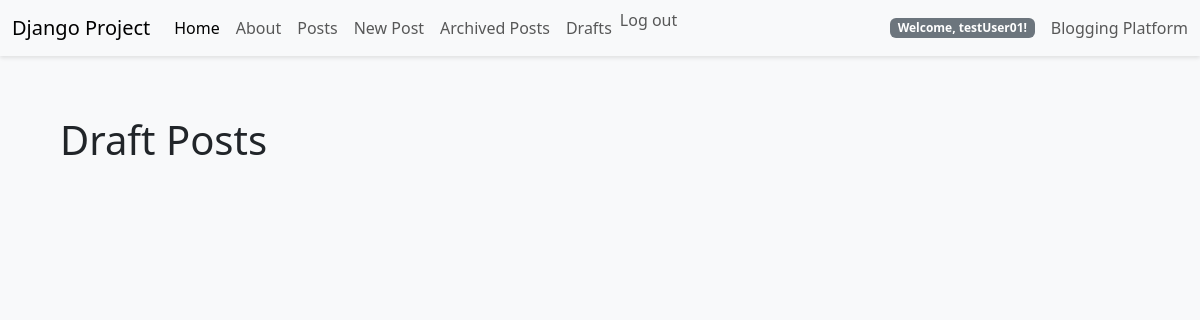
/posts/drafts/ (signed in), run on an earlier commit of the app's database.
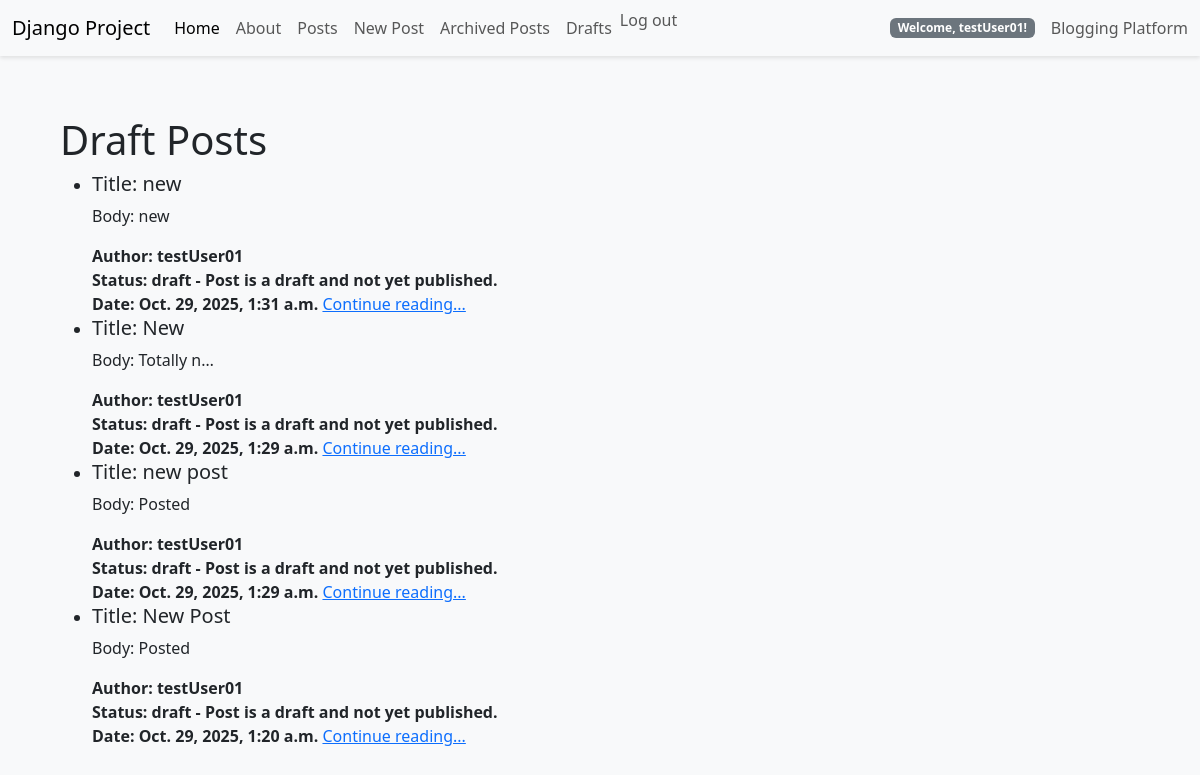
And on a later commit of the database.
### posts/models.py (models this page shows, shortened)
class Post(models.Model):
    title = models.CharField(max_length=128)
    subtitle = models.CharField(max_length=256)
    body = models.TextField()
    created_on = models.DateTimeField(auto_now_add=True)
    author = models.ForeignKey(get_user_model(), on_delete=models.CASCADE)
    status = models.ForeignKey(Status, on_delete=models.CASCADE)

class Status(models.Model):
    name = models.CharField(max_length=128, unique=True)
    description = models.CharField(max_length=256, help_text='Write a description for the status')
    def __str__(self):
        return f'{self.name} - {self.description}'

### posts/views.py (the view)
# urls.py: path('drafts/', DraftPostListView.as_view(), name='post_drafts'),
class DraftPostListView(LoginRequiredMixin, ListView):
    model = Post
    template_name = 'posts/drafts.html'
    context_object_name = 'draft_posts'
    def get_context_data(self, **kwargs):
        context = super().get_context_data(**kwargs)
        draft_status = Status.objects.get(name='draft') # Get the 'draft' status object
        context['draft_posts'] = Post.objects.filter(status=draft_status).filter(author=self.request.user).order_by("created_on").reverse()
        return context

### templates/posts/drafts.html (shortened to what this page needs)
{% extends 'base.html' %}
{% block content %}
<h1>Draft Posts</h1>
<ul>
    {% for post in draft_posts %}
    <li>
        <div>
            <h5>Title: {{ post.title }}</h5>
            <p>Body: {{ post.body|truncatechars:10 }}</p>
            <span><strong>Author: {{ post.author }}</strong></span>
            <br>
            <span><strong>Status: {{ post.status }}</strong></span>
            <br>
            <span><strong>Date: {{ post.created_on }}</strong></span>
            <a href="{% url 'post_detail' post.id %}">Continue reading...</a>
        </div>
    </li>
    {% endfor %}
</ul>
{% endblock content %}

### templates/base.html (shortened to what this page needs)
{% load static %}
<!DOCTYPE html>
<html lang="en">
<head>
    <link href="https://cdn.jsdelivr.net/npm/bootstrap@5.3.8/dist/css/bootstrap.min.css" rel="stylesheet">
    <link rel="stylesheet" href="{% static 'css/base.css' %}">
</head>
<body>
    {% include 'navbar.html' %}
    <div class="main-content">
        {% block content %}{% endblock content %}
    </div>
</body>
</html>

### templates/navbar.html (shortened to what this page needs)
<nav class="navbar navbar-expand-lg navbar-light bg-light">
  <div class="container-fluid">
    <a class="navbar-brand" href="{% url 'home'%}">Django Project</a>
    <div class="collapse navbar-collapse" id="navbarText">
      <ul class="navbar-nav me-auto mb-2 mb-lg-0">
        <li class="nav-item">
          <a class="nav-link active" aria-current="page" href="{% url 'home'%}">Home</a>
        </li>
        <li class="nav-item">
          <a class="nav-link" href="{% url 'about'%}">About</a>
        </li>
        <li class="nav-item">
          <a class="nav-link" href="{% url 'post_list' %}">Posts</a>
        </li>
        {% if user.is_authenticated %}
        <li class="nav-item">
          <a class="nav-link" href="{% url 'post_create' %}">New Post</a>
        </li>
        <li class="nav-item">
          <a class="nav-link" href="{% url 'post_archived' %}">Archived Posts</a>
        </li>
        <li class="nav-item">
          <a class="nav-link" href="{% url 'post_drafts' %}">Drafts</a>
        </li>
          <li class="nav-item">
            <form action="{% url 'account_logout' %}" method="post" style="display:inline;">
              <button type="submit" class="nav-link btn btn-link" style="padding:0; border:none; background:none;">Log out</button>
            </form>
          </li>
        {% endif %}
      </ul>
      {% if user.is_authenticated %}
        <span class="badge bg-secondary me-3">
          Welcome, {{ user.username }}!
        </span>
      {% endif %}
      <span class="navbar-text">
        Blogging Platform
      </span>
    </div>
  </div>
</nav>

### static/css/base.css (style rules this page uses)
:root { --primary-color: #0d6efd; --secondary-color: #6c757d; --success-color: #198754; --danger-color: #dc3545; --warning-color: #ffc107; --info-color: #0dcaf0; --light-color: #f8f9fa; --dark-color: #212529; --container-padding: 60px; --navbar-height: 56px; }
body { background-color: #f8f9fa; min-height: 100vh; display: flex; flex-direction: column; }
.main-content { margin: var(--container-padding); flex: 1; }
.btn { border-radius: 6px; }
.navbar { box-shadow: 0 2px 4px rgba(0, 0, 0, 0.1); }
.nav-link { font-weight: 500; }

What changed in the data, as far as the page shows it:
added Post: title "new", body "new", author "testUser01", status "draft - Post is a draft and not yet published.", created_on "Oct. 29, 2025, 1:31 a.m."
added Post: title "New", body "Totally n…", author "testUser01", status "draft - Post is a draft and not yet published.", created_on "Oct. 29, 2025, 1:29 a.m."
added Post: title "new post", body "Posted", author "testUser01", status "draft - Post is a draft and not yet published.", created_on "Oct. 29, 2025, 1:29 a.m."
added Post: title "New Post", body "Posted", author "testUser01", status "draft - Post is a draft and not yet published.", created_on "Oct. 29, 2025, 1:20 a.m."
